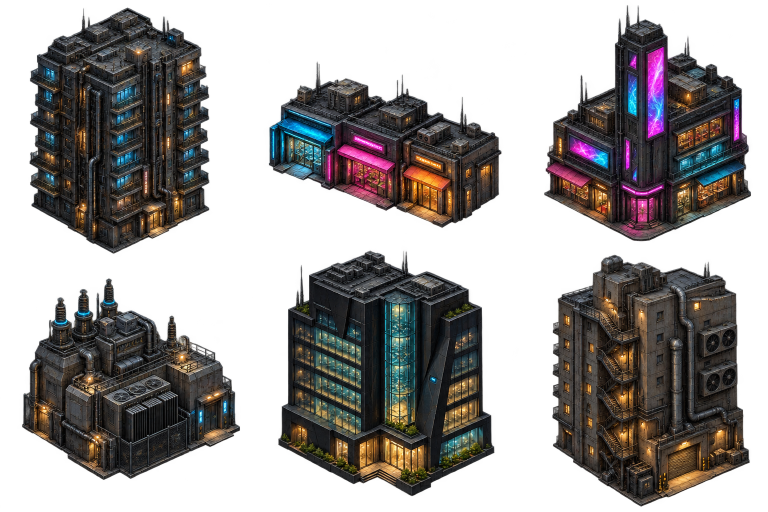
#> input picture reference/maquette/No-Mans-Land_Reconstruction/07_MAQUETTE_ARCHIVE_v0.13/art-source/settlement-v9-city.png, 1536 x 1024 px (shown at 1/2 size)
$ python -i tools_steel.py   (imports and definitions only)
#> lines starting #> are read from the running program, lines starting #| are printed output that depends on the picture; after the words box and inside, x2 and y2 are one past the last pixel; in counts of white or black regions, pixels touching at a corner belong together
### tools_interiors.py
# Intérieurs Dusk-Town Q1 (v6) : extraction et CONTRÔLE D'ANGLE des assets d'intérieur.
# Lit (sans les modifier) les planches de la maquette src/a/.../art-source/ et les générations game/art-gen/,
# écrit game/assets/interiors/*.webp + manifest.json + rapport_angles.json. Reproductible.
# Règle d'angle (caméra v4 : lacet 34,5°, tangage 28,8°) : l'axe x monde apparaît à l'écran avec une pente de 0,33
# (vers le bas-droite), l'axe z avec une pente de 0,70 (vers le bas-gauche). Un sprite est accepté si la pente dominante
# de ses arêtes (Hough sur les contours) est dans [0,25 ; 0,42] (bande mesurée sur les 10 planches de bâtiments v4 :
# 0,30 à 0,40) et si la pente opposée, quand elle est détectée, n'est pas proche de 0,5 (projection 2:1). Sinon : rejet.
import json, math, os, sys
import numpy as np, cv2
from PIL import Image
from scipy import ndimage
HERE = os.path.dirname(os.path.abspath(__file__))
SRC = os.path.join(HERE, '../src/a/No-Mans-Land_Reconstruction/07_MAQUETTE_ARCHIVE_v0.13/art-source/')
GEN = os.path.join(HERE, 'art-gen/'); OUT = os.path.join(HERE, 'assets/interiors/'); os.makedirs(OUT, exist_ok=True)
YAW, PIT = math.radians(34.5), math.radians(28.8)
cd = np.array([-math.sin(YAW)*math.cos(PIT), -math.sin(PIT), -math.cos(YAW)*math.cos(PIT)])
R = np.cross(cd, [0, 1, 0]); R /= np.linalg.norm(R); U = np.cross(R, cd); U /= np.linalg.norm(U)

# [36 lines left out: functions slope_hist, judge, key_magenta, not called in this run]
def clean(rgba, min_area=400):
    a = rgba[:, :, 3] > 40; lab, n = ndimage.label(a); sizes = ndimage.sum(a, lab, range(1, n+1))
    keep = np.isin(lab, [i+1 for i, s in enumerate(sizes) if s >= min_area]); rgba = rgba.copy(); rgba[~keep, 3] = 0
    ys, xs = np.nonzero(rgba[:, :, 3] > 40); return rgba[ys.min():ys.max()+1, xs.min():xs.max()+1]
# [36 lines left out: functions quad, base_slopes, v4fix, mock, not called in this run]

# (id, source, extraction, emprise w x d en m (w le long de l'axe x monde), hauteur réelle attendue (m), rôle)
ASSETS = [
  ('clinic_cot',     ('gen', 'gen_clinic_sheet.jpg', 0), 2.0, 0.9, 0.95, 'lit de camp en fer, clinique'),
  ('clinic_stretcher',('gen', 'gen_clinic_sheet.jpg', 1), 2.0, 0.6, 0.6, 'civière derrière la porte (accroche quête rafles)'),
  ('clinic_cabinet', ('gen', 'gen_clinic_sheet.jpg', 2), 0.9, 0.5, 1.8, 'armoire à pharmacie'),
  ('clinic_table',   ('gen', 'gen_clinic_sheet.jpg', 3), 1.3, 0.7, 1.15, 'table de soins, cuvette, lampe'),
  ('bar_counter',    ('gen', 'gen_bar_sheet.jpg', 0), 3.8, 0.8, 1.35, 'comptoir de récupération'),
  ('bar_backshelf',  ('gen', 'gen_bar_sheet.jpg', 1), 1.8, 0.6, 2.1, 'étagère à bouteilles contre le mur'),
  ('bar_table',      ('gen', 'gen_bar_sheet.jpg', 2), 1.7, 1.3, 0.9, 'table carrée et deux tabourets'),
  ('bar_reel',       ('gen', 'gen_bar_sheet.jpg', 3), 1.9, 1.3, 0.85, 'touret de câble en table, caisses'),
  ('shop_shelf',     ('gen', 'gen_grocery_sheet.jpg', 0), 1.9, 0.5, 1.9, 'étagère de conserves'),
  ('shop_counter',   ('gen', 'gen_grocery_sheet.jpg', 1), 2.2, 0.7, 1.6, 'comptoir et balance d Anselme'),
  ('shop_filter',    ('gen', 'gen_grocery_sheet.jpg', 2), 1.3, 0.9, 1.4, 'filtre à eau en fûts, bouteilles'),
  ('shop_sacks',     ('gen', 'gen_grocery_sheet.jpg', 3), 1.6, 1.0, 1.1, 'sacs et caisses de rations (stock caché)'),
  ('home_mattress',  ('gen', 'gen_home_sheet.jpg', 0), 1.9, 0.9, 0.35, 'paillasse sur palettes'),
  ('home_curtain',   ('gen', 'gen_home_sheet.jpg', 1), 2.4, 0.15, 2.1, 'rideau derrière lequel se tient Bruno'),
  ('home_table',     ('gen', 'gen_home_sheet.jpg', 2), 1.7, 1.0, 1.0, 'table et deux chaises'),
  ('home_water',     ('gen', 'gen_home_sheet.jpg', 3), 1.3, 0.8, 0.75, 'seaux, jerrican, jarres'),
  ('bar_counter_b',  ('gen', 'gen_sheet2.jpg', 0), 3.8, 0.8, 1.4, 'comptoir de récupération, bouteilles comprises (2e génération)'),
  ('bar_backshelf_b',('gen', 'gen_sheet2.jpg', 1), 2.0, 0.6, 1.05, 'étagère basse à bouteilles et radio (2e génération)'),
  ('clinic_cot_b',   ('gen', 'gen_sheet2.jpg', 2), 2.0, 0.9, 0.95, 'lit de camp en fer (2e génération)'),
  ('clinic_stretcher_b',('gen', 'gen_sheet2.jpg', 3), 2.0, 0.6, 0.6, 'civière (2e génération)'),
  ('home_mattress_b',('gen', 'gen_sheet3.jpg', 0), 1.9, 0.9, 0.35, 'paillasse sur palettes (2e génération)'),
  ('bar_table_b',    ('gen', 'gen_sheet3.jpg', 1), 1.6, 1.2, 0.9, 'table et tabourets (2e génération)'),
  ('shop_filter_b',  ('gen', 'gen_sheet3.jpg', 2), 1.5, 0.8, 1.4, 'filtre à eau, caisse de bouteilles (2e génération)'),
  ('shop_sacks_b',   ('gen', 'gen_sheet3.jpg', 3), 1.6, 0.9, 1.0, 'sacs et caisses de rations (2e génération)'),
  ('clinic_cot_c',   ('gen', 'gen_sheet4.jpg', 0), 2.0, 0.9, 0.95, 'lit de camp en fer (3e génération)'),
  ('home_mattress_c',('gen', 'gen_sheet4.jpg', 1), 1.9, 0.9, 0.35, 'paillasse sur palette (3e génération)'),
  ('shop_filter_c',  ('gen', 'gen_sheet4.jpg', 2), 1.5, 0.8, 1.2, 'filtre à eau en fûts (3e génération)'),
  ('shop_sacks_c',   ('gen', 'gen_sheet4.jpg', 3), 1.6, 0.9, 1.0, 'sacs et caisses de rations (3e génération)'),
  ('home_mattress_d',('gen', 'gen_mattress_d.jpg', -1), 1.9, 0.9, 0.45, 'paillasse sur cadre bas (4e génération, objet seul)'),
  # maquette (prioritaire quand l'angle passe)
  ('m_archive_shelf',('mock', 'interiors-v2.png', 2), 1.6, 0.5, 1.9, 'étagère métallique (maquette)'),
  ('m_desk',         ('mock', 'service-v10-B.png', 3), 1.5, 0.7, 1.0, 'bureau métallique (maquette)'),
  ('m_locker',       ('mock', 'service-v10-B.png', 5), 0.9, 0.5, 1.9, 'casier (maquette)'),
  ('m_stove',        ('mock', 'props-v9-domestic.png', 3), 0.9, 0.7, 1.3, 'cuisinière à bois (maquette)'),
  ('m_cooktable',    ('mock', 'Props-v6.png', 3), 1.6, 0.7, 1.0, 'table de cuisine et marmites (maquette)'),
  ('m_bed',          ('mock', 'interiors-v2.png', 0), 2.0, 0.9, 0.9, 'lit d hôpital (maquette)'),
  ('m_bar_counter',  ('mock', 'service-v10-A.png', 0), 3.0, 0.8, 1.2, 'comptoir de bar (maquette)'),
  ('m_shop_shelf',   ('mock', 'service-v10-A.png', 1), 1.9, 0.5, 1.9, 'étagère d épicerie (maquette)'),
  ('m_medchair',     ('mock', 'service-v10-A.png', 5), 1.0, 1.4, 1.6, 'fauteuil médical (maquette)'),
  ('m_desk2',        ('mock', 'interiors-v2.png', 3), 1.6, 0.8, 1.0, 'bureau (maquette)'),
  # v13 Steel : poste de douane IO (cyberpunk). Maquette io-interiors-v10 et générations, angle corrigé (v4fix) puis jugé.
  ('io_reception',   ('mockfix', 'io-interiors-v10.png', 0, {}), 0.8, 2.7, 1.2, 'guichet IO en arc (maquette, angle corrigé)'),
  ('io_server',      ('mockfix', 'io-interiors-v10.png', 3, {}), 1.3, 1.5, 2.0, 'baie serveur IO (maquette, angle corrigé)'),
  ('io_sofa',        ('mockfix', 'io-interiors-v10.png', 4, {}), 0.9, 3.0, 0.7, 'banquette d attente IO (maquette, angle corrigé)'),
  ('io_display',     ('mockfix', 'io-interiors-v10.png', 5, {}), 1.8, 0.5, 2.0, 'écran sur pied IO (maquette, angle corrigé)'),
  ('io_scanner',     ('genfix', 'gen_douane_furn.jpg', 0, {'force': (0.5, 0.5), 'mirror': False}), 1.7, 0.75, 2.3, 'portique scanner corporel (généré, angle corrigé)'),
  ('io_turnstile',   ('genfix', 'gen_douane_furn.jpg', 1, {'force': (0.5, 0.5), 'mirror': False}), 1.45, 2.1, 1.0, 'tourniquet de contrôle (généré, angle corrigé)'),
  ('io_console',     ('genfix', 'gen_douane_furn.jpg', 2, {}), 1.1, 0.55, 1.5, 'console de surveillance à trois écrans (généré, angle corrigé)'),
  # v14 Sous-Ville : atelier d'Elio, tripot (générés, angle corrigé)
  ('sv_workbench',   ('genfix', 'gen_sv_furn.jpg', 0, {}), 1.9, 0.9, 1.6, 'établi d Elio, implant ouvert, lampe (généré, angle corrigé)'),
  ('sv_cardtable',   ('genfix', 'gen_sv_furn.jpg', 1, {}), 1.9, 1.2, 0.9, 'table de jeu sur touret, tabourets (généré, angle corrigé)'),
  ('sv_bar',         ('genfix', 'gen_sv_furn.jpg', 2, {}), 2.2, 0.7, 1.4, 'comptoir de caisses et bouteilles (généré, angle corrigé)'),
  ('sv_shelf',       ('genfix', 'gen_sv_furn.jpg', 3, {}), 1.6, 0.6, 1.9, 'étagère d électronique de récup (généré, angle corrigé)'),
  ('io_locker',      ('genfix', 'gen_douane_furn.jpg', 3, {}), 1.4, 0.85, 2.0, 'armoire forte à armes (généré, angle corrigé)'),
]
# acceptés par l'angle mais non retenus pour le canon ou le rendu
NOT_EXPORTED = {'bar_backshelf': 'pan de mur en ruine peint avec l étagère : double le vrai mur, remplacé par bar_backshelf_b'}
# [45 lines left out: function run, not called in this run]
# [1 lines that do not run on import are left out]

### tools_steel.py
# v12 Steel-Megalopolis L1 : bâtiments entiers, même chaîne que tools_buildings.py (même caméra v4, même échelle K),
# sans toucher aux sprites de Dusk-Town : écrit seulement les sprites b_st_* et fusionne le manifeste.
# Sources : planches maquette settlement-v9-city.png et city-v3.png (même série et même angle que settlement-v9-dusk),
# plus 2 images générées (porte du sarcophage, sortie de service), mises à l'échelle K comme gen_lab_bunker.
import numpy as np, math, json, sys
from PIL import Image, ImageDraw
from scipy import ndimage
S = '/workspace/nml/src/a/No-Mans-Land_Reconstruction/07_MAQUETTE_ARCHIVE_v0.13/art-source/'
OUT = '/workspace/nml/game/'
YAW, PITCH, K = 34.5, 28.8, 50
cy, sy = math.cos(math.radians(YAW)), math.sin(math.radians(YAW))
r05 = lambda v: round(v * 2) / 2
FP = {'sv_cab0': (5.0, 4.0), 'sv_cab1': (5.0, 4.0), 'sv_cab2': (5.0, 4.0), 'sv_cab3': (5.0, 4.5), 'sv_tripot': (8.0, 7.0), 'sv_atelier': (6.5, 5.5), 'sv_lift': (3.5, 3.5), 'st_porte2': (30.0, 8.0), 'st_poste': (9.0, 8.0), 'st_ct_dome': (15.0, 12.0), 'st_ct_shop': (8.0, 8.0), 'st_ct_tower': (9.0, 9.0)}  # v13 : emprises imposées (images générées non boîtes)
CELLS = {
 'st_tour': ('settlement-v9-city.png', 0, 0), 'st_boutiques': ('settlement-v9-city.png', 1, 0), 'st_neon': ('settlement-v9-city.png', 2, 0),
 'st_usine': ('settlement-v9-city.png', 0, 1), 'st_verre': ('settlement-v9-city.png', 1, 1), 'st_immeuble': ('settlement-v9-city.png', 2, 1),
 'st_jumelles': ('city-v3.png', 0, 0), 'st_galerie': ('city-v3.png', 1, 0), 'st_blanc': ('city-v3.png', 2, 0), 'st_douane': ('city-v3.png', 2, 1),
 'st_porte': ('GEN:art-gen/gen_steel_gate.jpg', 30.0, 7.0), 'st_service': ('GEN:art-gen/gen_service_exit.jpg', 5.0, 3.0),
 # v13 : place forte IO et Center-Town de nuit (générés d'après le concept art ; FIX = cisaillement v4 de tools_interiors.v4fix)
 'st_porte2': ('GEN:art-gen/gen_steel_gate2.jpg', 30.0, 9.0),
 # v14 : Sous-Ville (concept_sous_ville.jpg) : cabanes de tôle (planche 2x2), tripot, atelier d'Elio, monte-charge
 **{f'sv_cab{q}': (f'GENFIXQ:art-gen/gen_sv_shacks.jpg:{q}', 5.0, 4.0) for q in range(4)},
 'sv_tripot': ('GENFIX:art-gen/gen_sv_tripot.jpg', 8.0, 7.0), 'sv_atelier': ('GENFIX:art-gen/gen_sv_atelier.jpg', 6.5, 5.5), 'sv_lift': ('GENFIX:art-gen/gen_sv_lift.jpg', 3.5, 3.5), 'st_poste': ('GENFIX:art-gen/gen_douane_post.jpg', 9.0, 9.0),
 'st_ct_dome': ('GENFIX:art-gen/gen_ct_dome.jpg', 15.0, 13.0), 'st_ct_shop': ('GENFIX:art-gen/gen_ct_shop.jpg', 9.0, 9.0), 'st_ct_tower': ('GENFIX:art-gen/gen_ct_tower.jpg', 10.0, 10.0),
}
FRONT_Z = 13.0
# quartier -> id: (case, x, z (None = FRONT_Z - d), label, visitable, portes peintes [(px, py, face)] en px source, indice)
DISTRICTS = {
 'route': {  # v13 : place forte. Porte du sarcophage en haut à droite (la route y monte), poste de douane à gauche.
  'r_porte':   ('st_porte2', 17.0, 0.0, 'Porte du sarcophage', False, [], None),
  'r_douane':  ('st_poste', 2.0, 20.0, 'Douane', True, [], 'card'),
  'r_service': ('st_service', 40.0, 29.5, 'Sortie de service', False, [], None)},
 'sv1': {  # v14 : Sous-Ville, quartier des Poutres (arrivée par la trappe) : cabanes, tripot
  'v_cab_a': ('sv_cab0', 2.0, 3.0, 'Cabane', False, [], None), 'v_cab_b': ('sv_cab1', 9.0, 2.5, 'Cabane', False, [], None),
  'v_tripot': ('sv_tripot', 16.0, 2.0, 'Le Tripot', True, [], 'dice'), 'v_cab_c': ('sv_cab2', 27.0, 3.0, 'Cabane', False, [], None),
  'v_cab_d': ('sv_cab3', 3.0, 20.0, 'Cabane', False, [], None), 'v_cab_e': ('sv_cab1', 22.0, 21.0, 'Cabane', False, [], None), 'v_cab_f': ('sv_cab0', 30.0, 20.5, 'Cabane', False, [], None)},
 'sv2': {  # v14 : Sous-Ville, la Cuve : atelier d'Elio, monte-charge vers Center-Town
  'v_cab_g': ('sv_cab2', 2.0, 3.0, 'Cabane', False, [], None), 'v_atelier': ('sv_atelier', 10.0, 2.5, 'Atelier d\'Elio', True, [], 'key'),
  'v_cab_h': ('sv_cab3', 19.0, 2.0, 'Cabane', False, [], None), 'v_lift': ('sv_lift', 30.0, 4.0, 'Monte-charge', False, [], None),
  'v_cab_i': ('sv_cab0', 4.0, 20.0, 'Cabane', False, [], None), 'v_cab_j': ('sv_cab1', 18.0, 20.5, 'Cabane', False, [], None)},
 'center': {  # v13 : Center-Town de nuit (concept art) : rotonde, change, tour Arcadius au nord ; rangée sud de la maquette
  'c_tour':      ('st_ct_dome', 16.0, 1.0, 'La Rotonde', False, [], None),
  'c_change':    ('st_ct_shop', 4.0, 5.0, 'Change de Teng', True, [], 'coin'),
  'c_arcadius':  ('st_ct_tower', 35.0, 3.0, 'Arcadius Center', False, [], None),
  'c_immeuble':  ('st_immeuble', 2.0, 24.0, 'Immeuble aux escaliers', False, [], None),
  'c_galerie':   ('st_galerie', 10.0, 24.0, 'Passage couvert', False, [], None),
  'c_neon':      ('st_neon', 21.0, 24.0, 'Galerie Néon', False, [], None),
  'c_jumelles':  ('st_jumelles', 28.0, 24.0, 'Tours jumelles', False, [], None),
  'c_blanc':     ('st_blanc', 37.0, 24.0, 'Bureau des permis', False, [], None)},
}
# [5 lines not run here, left out]
# [6 lines left out: function key_green, not called in this run]
def key_bg(path, q=None):  # v13 : fond uni (magenta) retiré par distance à la couleur du fond seulement : garde les néons violets de l'objet
  a = np.asarray(Image.open(path).convert('RGB')).astype(float)
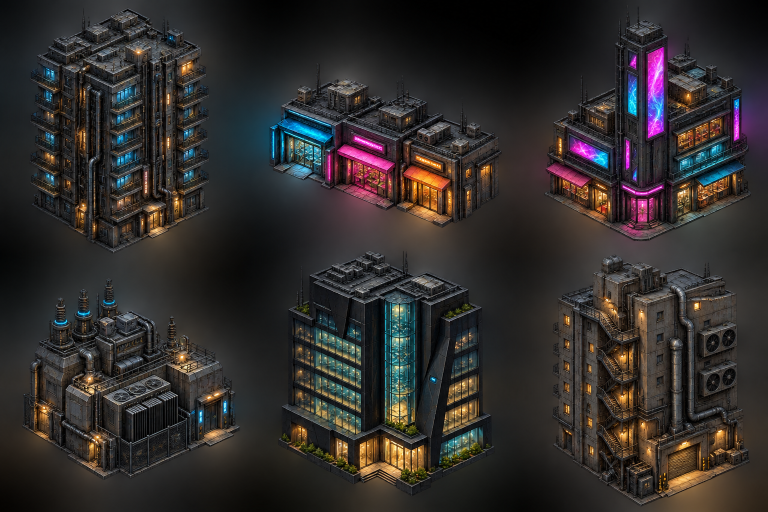
#> a: shape (1024, 1536, 3) float64 (shown at 1/2 size); mean R, G, B 48.4, 44.5, 43.1
  if q is not None: H, W = a.shape[:2]; c, r = q % 2, q // 2; a = a[r * H // 2:(r + 1) * H // 2, c * W // 2:(c + 1) * W // 2]  # v14 : planche 2x2
  bg = np.median(np.concatenate([a[:10, :10].reshape(-1, 3), a[:10, -10:].reshape(-1, 3), a[-10:, :10].reshape(-1, 3), a[-10:, -10:].reshape(-1, 3)]), 0)
#> bg = [7.5, 7.5, 7.5]
  d = np.sqrt(((a - bg) ** 2).sum(2)); al = np.clip((d - 45) / 45, 0, 1)
#> after `al = np.clip((d - 45) / 45, 0, 1)`:
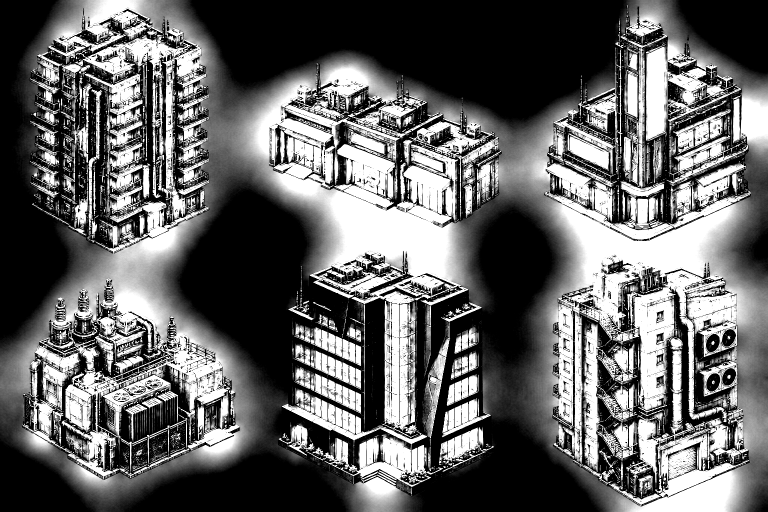
#> al: shape (1024, 1536) float64 (shown at 1/2 size); min 0, max 1, mean 0.392
  al = ndimage.binary_erosion(ndimage.binary_opening(al > 0.5, iterations=2), iterations=2) * al  # v13 : on rogne 2 px de bord (liseré violet du fond)
  k = np.clip(al, 0.05, 1)[..., None]; a = np.clip((a - (1 - k) * bg) / k, 0, 255)  # retire la part de fond des bords
#> after `a = np.clip((a - (1 - k) * bg) / k, 0, 255)`:
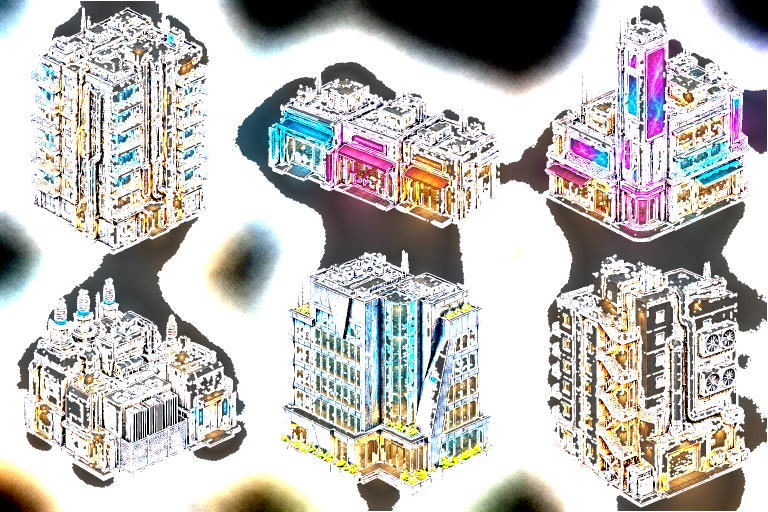
#> a: shape (1024, 1536, 3) float64 (shown at 1/2 size); mean R, G, B 192.1, 189.1, 186.9
  if 'gen_sv_' in path:  # v14 : Sous-Ville (tons chauds, aucun violet voulu) : liseré magenta du fond retiré sur 8 px de bord
    edge = (al > 0) & ~ndimage.binary_erosion(al > 0, iterations=8); mag = (a[..., 0] > a[..., 1] + 40) & (a[..., 2] > a[..., 1] + 25)
    al = np.where(edge & mag, 0, al); al = ndimage.binary_opening(al > 0.5, iterations=1) * al
    mag = (a[..., 0] > a[..., 1] + 20) & (a[..., 2] > a[..., 1] + 12); gg = a[..., 1][mag]; a[mag] = np.stack([gg * 1.25, gg, gg * 0.85], 1)  # ombres teintées de rose -> brun
  import tools_interiors as TI
  return TI.clean(np.dstack([a, al * 255]).astype('uint8'), 4000)
#> in clean, `a = rgba[:, :, 3] > 40`:
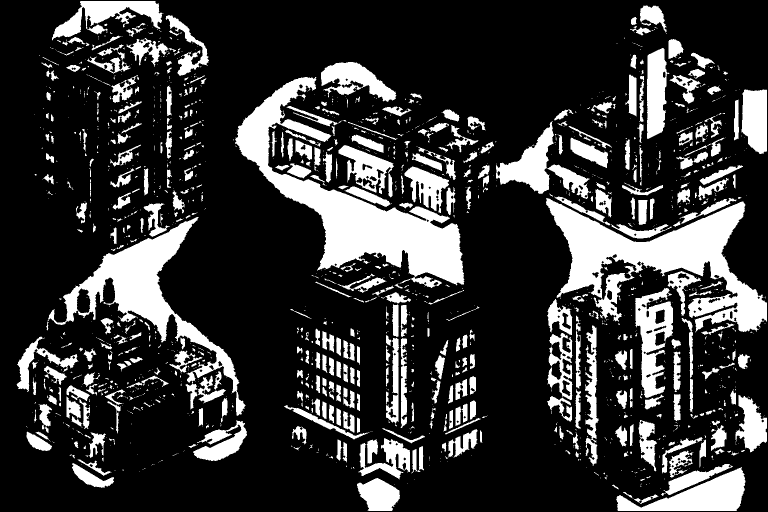
#> a: shape (1024, 1536) bool (shown at 1/2 size); 21.6% white; 1580 white regions (1062 under 20 px), largest, box (x1, y1, x2, y2) and area: (470, 154, 929, 576) 50216, (1092, 396, 1534, 665) 44445, (95, 434, 491, 832) 28303
#> in clean, `lab, n = ndimage.label(a)`:
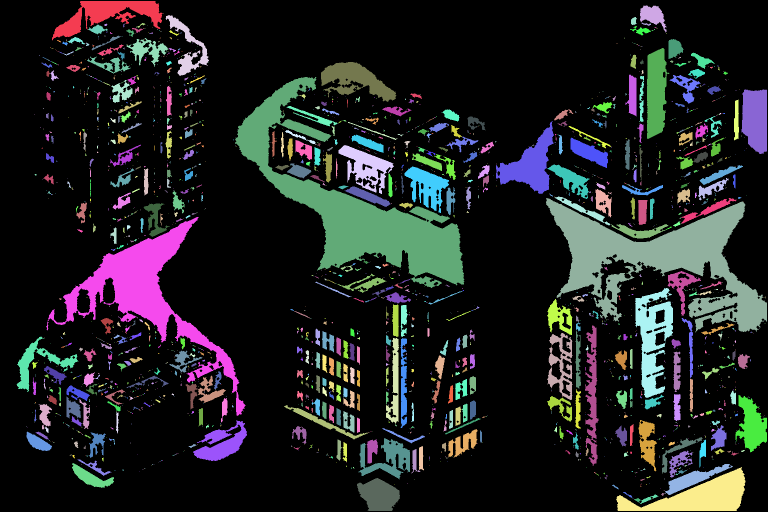
#> lab: shape (1024, 1536) int32 (shown at 1/2 size); 2481 distinct labels, from 0 to 2480; one colour per label, 0 black
#> in clean, `lab, n = ndimage.label(a)`: n = 2480
#> in clean, `sizes = ndimage.sum(a, lab, range(1, n + 1))`: sizes = 2480 values, max 50111 at index 221, min 1 at index 2, mean 137.2
#> in clean, `rgba[~keep, 3] = 0`:
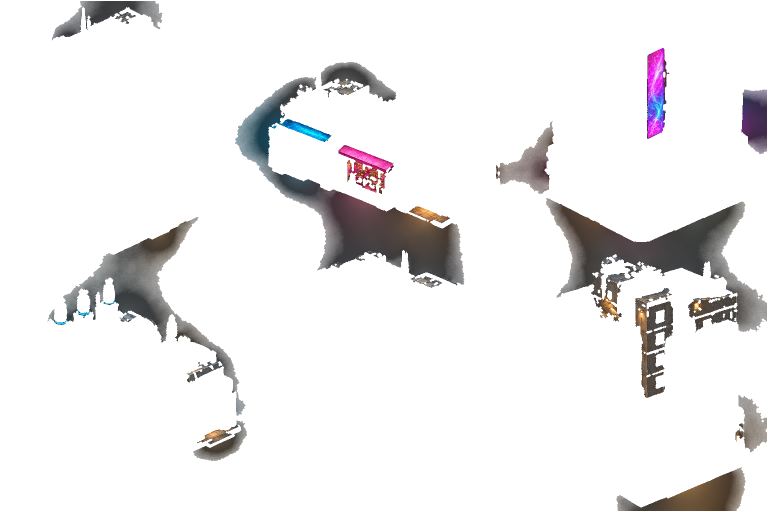
#> rgba: shape (1024, 1536, 4) (shown at 1/2 size); mean of channels 0, 1, 2, 3 192.1, 189, 186.8, 26.2; transparent parts drawn white
#> in clean, `return rgba[ys.min():ys.max() + 1, xs.min():xs.max() + 1]`:
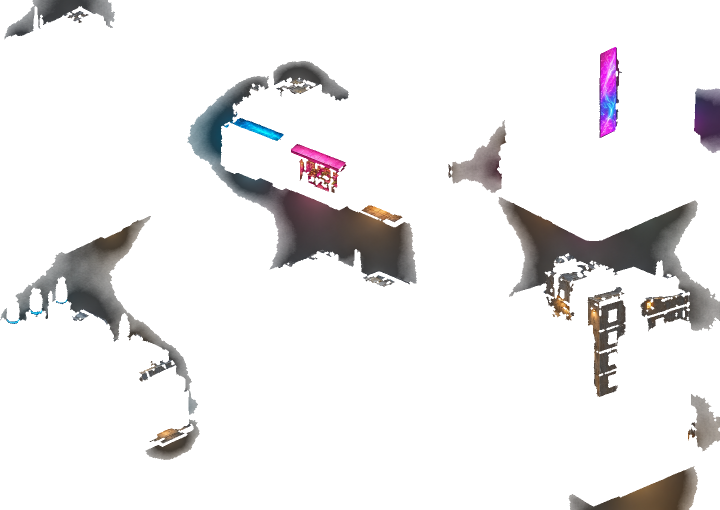
#> returned value: shape (1020, 1439, 4) (shown at 1/2 size); mean of channels 0, 1, 2, 3 190.4, 187.1, 185, 28; transparent parts drawn white
# [23 lines left out: function load_cell, not called in this run]
# [1 line not run here, left out]
sp, cp = math.sin(math.radians(PITCH)), math.cos(math.radians(PITCH))
# [41 lines not run here, left out]
js = '// Généré par tools_steel.py : ne pas éditer à la main. v12-v14 Steel-Megalopolis (route + douane, Center-Town, Sous-Ville).\n'
# [7 lines not run here, left out]

>>> result = key_bg('reference/maquette/No-Mans-Land_Reconstruction/07_MAQUETTE_ARCHIVE_v0.13/art-source/settlement-v9-city.png')
